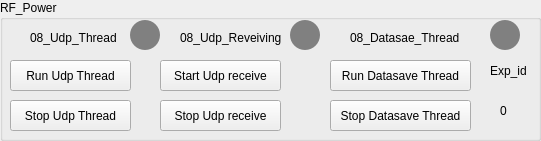
    <widget class="QGroupBox" name="groupBox_5">
     <property name="geometry">
      <rect>
       <x>540</x>
       <y>10</y>
       <width>541</width>
       <height>141</height>
      </rect>
     </property>
     <property name="title">
      <string>RF_Power</string>
     </property>
     <widget class="QPushButton" name="pushButton_10">
      <property name="geometry">
       <rect>
        <x>290</x>
        <y>20</y>
        <width>30</width>
        <height>30</height>
       </rect>
      </property>
      <property name="styleSheet">
       <string notr="true">border-radius:15px;
background-color:grey;
</string>
      </property>
      <property name="text">
       <string/>
      </property>
     </widget>
     <widget class="QPushButton" name="pushButton_11">
      <property name="geometry">
       <rect>
        <x>160</x>
        <y>60</y>
        <width>121</width>
        <height>31</height>
       </rect>
      </property>
      <property name="text">
       <string>Start Udp receive</string>
      </property>
     </widget>
     <widget class="QPushButton" name="pushButton_14">
      <property name="geometry">
       <rect>
        <x>330</x>
        <y>60</y>
        <width>141</width>
        <height>31</height>
       </rect>
      </property>
      <property name="text">
       <string>Run Datasave Thread</string>
      </property>
     </widget>
     <widget class="QPushButton" name="pushButton_16">
      <property name="geometry">
       <rect>
        <x>160</x>
        <y>100</y>
        <width>121</width>
        <height>31</height>
       </rect>
      </property>
      <property name="text">
       <string>Stop Udp receive</string>
      </property>
     </widget>
     <widget class="QLabel" name="label_4">
      <property name="geometry">
       <rect>
        <x>30</x>
        <y>30</y>
        <width>91</width>
        <height>16</height>
       </rect>
      </property>
      <property name="text">
       <string>08_Udp_Thread</string>
      </property>
     </widget>
     <widget class="QPushButton" name="pushButton_34">
      <property name="geometry">
       <rect>
        <x>130</x>
        <y>20</y>
        <width>30</width>
        <height>30</height>
       </rect>
      </property>
      <property name="styleSheet">
       <string notr="true">border-radius:15px;
background-color:grey;
</string>
      </property>
      <property name="text">
       <string/>
      </property>
     </widget>
     <widget class="QLabel" name="label_5">
      <property name="geometry">
       <rect>
        <x>180</x>
        <y>30</y>
        <width>101</width>
        <height>16</height>
       </rect>
      </property>
      <property name="text">
       <string>08_Udp_Reveiving</string>
      </property>
     </widget>
     <widget class="QPushButton" name="pushButton_35">
      <property name="geometry">
       <rect>
        <x>330</x>
        <y>100</y>
        <width>141</width>
        <height>31</height>
       </rect>
      </property>
      <property name="text">
       <string>Stop Datasave Thread</string>
      </property>
     </widget>
     <widget class="QPushButton" name="pushButton_36">
      <property name="geometry">
       <rect>
        <x>10</x>
        <y>60</y>
        <width>121</width>
        <height>31</height>
       </rect>
      </property>
      <property name="text">
       <string>Run Udp Thread</string>
      </property>
     </widget>
     <widget class="QPushButton" name="pushButton_37">
      <property name="geometry">
       <rect>
        <x>490</x>
        <y>20</y>
        <width>30</width>
        <height>30</height>
       </rect>
      </property>
      <property name="styleSheet">
       <string notr="true">border-radius:15px;
background-color:grey
;
</string>
      </property>
      <property name="text">
       <string/>
      </property>
     </widget>
     <widget class="QPushButton" name="pushButton_38">
      <property name="geometry">
       <rect>
        <x>10</x>
        <y>100</y>
        <width>121</width>
        <height>31</height>
       </rect>
      </property>
      <property name="text">
       <string>Stop Udp Thread</string>
      </property>
     </widget>
     <widget class="QLabel" name="label_20">
      <property name="geometry">
       <rect>
        <x>350</x>
        <y>30</y>
        <width>121</width>
        <height>16</height>
       </rect>
      </property>
      <property name="text">
       <string>08_Datasae_Thread</string>
      </property>
     </widget>
     <widget class="QLabel" name="label_21">
      <property name="geometry">
       <rect>
        <x>490</x>
        <y>60</y>
        <width>41</width>
        <height>21</height>
       </rect>
      </property>
      <property name="text">
       <string>Exp_id</string>
      </property>
     </widget>
     <widget class="QLabel" name="label_22">
      <property name="geometry">
       <rect>
        <x>500</x>
        <y>100</y>
        <width>21</width>
        <height>21</height>
       </rect>
      </property>
      <property name="text">
       <string>0</string>
      </property>
     </widget>
    </widget>
